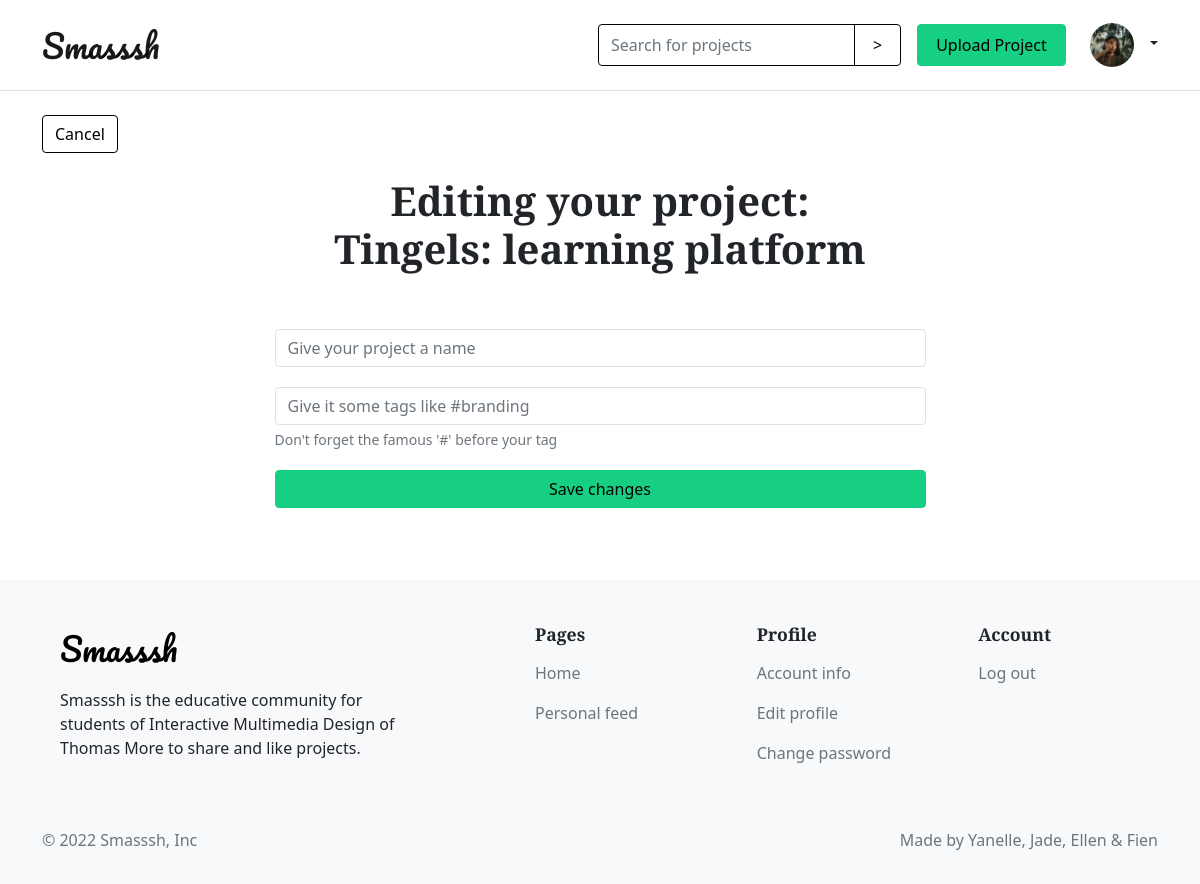
Screenshot of /editProject.php?p=15 (signed in) with the database file from the repository.
### tables this page shows
CREATE TABLE IF NOT EXISTS `users` (
  `id` int(11) unsigned NOT NULL AUTO_INCREMENT,
  `email` varchar(300) DEFAULT NULL,
  `username` varchar(300) DEFAULT NULL,
  `password` varchar(300) DEFAULT NULL,
  `is_admin` tinyint(1) DEFAULT NULL,
  `profile_pic` varchar(300) DEFAULT 'default.png',
  `bio` varchar(300) DEFAULT 'New member of the smash community',
  `education` varchar(300) DEFAULT NULL,
  `second_email` varchar(300) DEFAULT NULL,
  `social_linkedin` varchar(300) DEFAULT NULL,
  `social_github` varchar(300) DEFAULT NULL,
  `social_instagram` varchar(300) DEFAULT NULL,
  PRIMARY KEY (`id`)
);

CREATE TABLE IF NOT EXISTS `posts` (
  `id` int(11) unsigned NOT NULL AUTO_INCREMENT,
  `title` varchar(300) DEFAULT NULL,
  `date` datetime DEFAULT NULL,
  `image` varchar(300) DEFAULT NULL,
  `description` varchar(300) DEFAULT NULL,
  `tags` varchar(300) DEFAULT NULL,
  `user_id` int(11) DEFAULT NULL,
  PRIMARY KEY (`id`)
);

### classes/User.php (called while the page is built, shortened)
<?php
    class User
    {
        public static function getUserDataFromId($id)
        {
            $conn = Db::getInstance();
            $statement = $conn->prepare("SELECT * FROM users WHERE id = :id");
            $statement->bindValue(':id', $id);
            $statement->execute();
            $result = $statement->fetch(PDO::FETCH_ASSOC);
            return $result;
        }
    }

### classes/Post.php (called while the page is built, shortened)
<?php
class Post
{
    public static function getPostDataFromId($id)
    {
        $conn = Db::getInstance();
        $statement = $conn->prepare("SELECT * FROM posts INNER JOIN users on posts.user_id = users.id WHERE posts.id = :id");
        $statement->bindValue(':id', $id);
        $statement->execute();
        $result = $statement->fetch(PDO::FETCH_ASSOC);
        return $result;
    }
}

### editProject.php (the view, shortened to what this page needs)
<?php
if (!isset($_SESSION['id'])) {
    header('Location: login.php');
} else {
    $postId =  $_GET['p'];
    $projectData = Post::getPostDataFromId($postId);
}
?>
<!DOCTYPE html>
<html lang="en">
<head>
    <?php include_once('style.php'); ?>
</head>
<body>
    <?php require_once("header.php"); ?>
    <div class="container py-4">
        <a href="index.php" class="btn btn-outline-primary">Cancel</a>
        <div class="upload-intro text-center pt-4">
            <h1>Editing your project: <br> <?php echo $projectData['title'] ?></h1>
        </div>
        <div class="col-7 py-5 m-auto">
            <form class="uploadzone" action="#" method="POST" enctype="multipart/form-data">
                <fieldset>
                    <input type="text" class="form-control" id="floatingInput" name="title" placeholder="Give your project a name">
                </fieldset>
                <fieldset>
                    <input type="text" class="form-control" id="tags" name="tags" placeholder="Give it some tags like #branding">
                    <div class="form-text">Don't forget the famous '#' before your tag</div>
                </fieldset>
                <input class="btn btn-primary col-12" type="submit" value="Save changes" name="submit">
            </form>
        </div>
    </div>
    <?php require_once("footer.php"); ?>
</body>
</html>

### header.php (shortened to what this page needs)
<?php
    if (isset($_SESSION['email'])) {
        $sessionId = $_SESSION['id'];
        $userDataFromId = User::getUserDataFromId($sessionId);
    }
?><nav class="navbar navbar-light border-bottom">
    <div class="container">
        <a href="index.php" class="navbar-brand">Smasssh</a>
        <div class="d-flex align-items-center">
            <?php if (!isset($_SESSION['email'])): ?>
            <form class="d-flex">
                <a href="login.php" class="btn btn-outline-primary me-2">Login</a>
                <a href="register.php" class="btn btn-primary">Signup</a>
            </form>
            <?php else: ?>
            <form class="" action="" method="post">
                <div class="input-group">
                    <input type="text" class="form-control" name="search" placeholder="Search for projects" aria-label="Search for projects" aria-describedby="button-addon2">
                    <input class="btn btn-outline-primary btn-icon-search" type="submit" name="submit-search" id="button-addon2" value=">">
                </div>
            </form>
            <a href="uploadProject.php" class="btn btn-primary m-3">Upload Project</a>
            <div class="flex-shrink-0 dropdown d-flex">
                <a href="#" class="d-block link-dark text-decoration-none dropdown-toggle" id="dropdownUser2" data-bs-toggle="dropdown" aria-expanded="false">
                    <img src="profile_pictures/<?php echo $userDataFromId['profile_pic']; ?>" class="p-2 rounded-circle img-thumbnail" >
                </a>
            </div>
            <?php endif; ?>
        </div>
    </div>
</nav>

### styles/custom.css (style rules this page uses)
body { box-sizing: border-box; }
.img-thumbnail { width: 100px; height: 100px; object-fit: cover; border: none; background-color: transparent; }
nav .img-thumbnail { max-width: 60px; max-height: 60px; }
fieldset { margin: 0 0 20px 0; }
.form-control, .input-group-text { border-color: black; }
.upload-intro { justify-content: center; }
.uploadzone input[type="text"], .uploadzone input[type="file"], .uploadzone textarea { border-color: #DEE2E6; }

### styles/button.css (style rules this page uses)
nav .btn { padding: 8px 18px; }
.btn-primary { color: black; background-color: #16CF83; border: 1px solid #16CF83; }
.btn-outline-primary { color: black; border: 1px solid black; }
.link-dark { font-weight: 500; text-decoration: none; }
a { text-decoration: none; color: black; }

### rows the page displays
users: profile_pic (picture)
posts: title "Tingels: learning platform"
